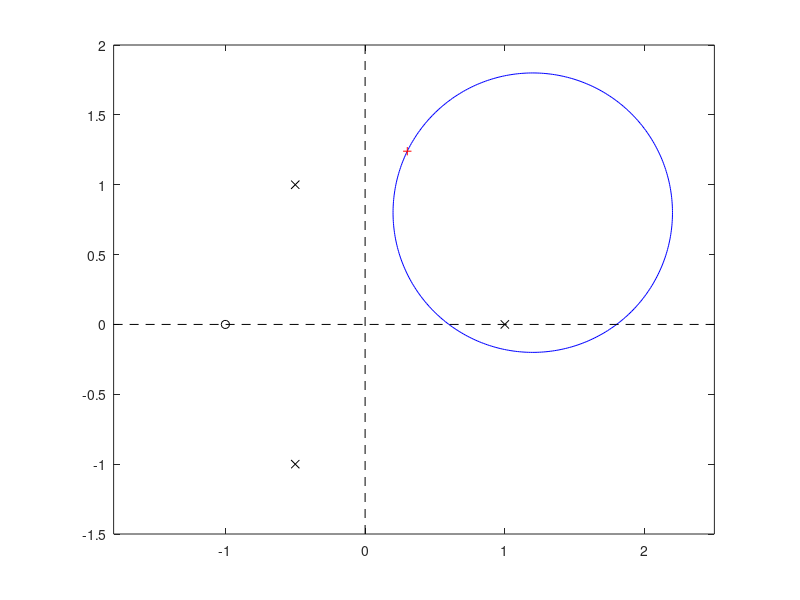
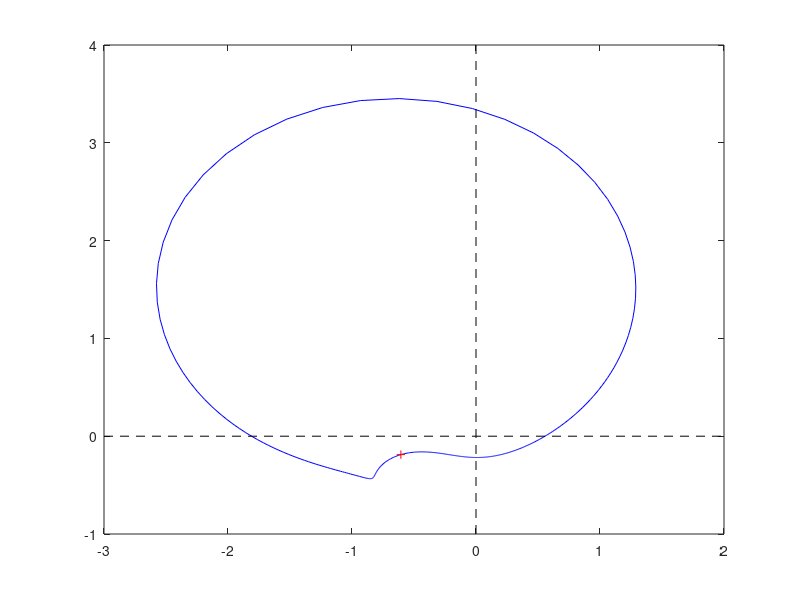

MATLAB code for these plots, in order:
% Script Cauchy.m
%% Renaissance Repository, https://github.com/tbewley/RR/tree/main/Renaissance_Robotics/RR_chap10
%% Copyright 2024 by Thomas Bewley, published under BSD 3-Clause License.

num=[1 1]; den=[1 0 .25 -1.25]; w=330;

figure(1); clf; theta=[0:pi/200:2*pi]; s=complex(sin(theta)+1.2,cos(theta)+0.8); 
plot(real(s),imag(s),'b-'); hold on; plot(roots(den),'kx'); plot(roots(num),0,'ko');
a=[-1.8 2.5 -1.5 2]; axis(a); axis equal;  b=axis; plot([0 0],b(3:4),'k--',b(1:2),[0 0],'k--');
plot(s(w),'r+');
print -depsc cauchya.eps

figure(2); clf; f=polyval(num,s)./polyval(den,s); plot(f,'b-'); hold on;
b=axis; plot([0 0],b(3:4),'k--',b(1:2),[0 0],'k--'); plot(f(w),'r+');
print -depsc cauchyb.eps

% end Script Cauchy.m
